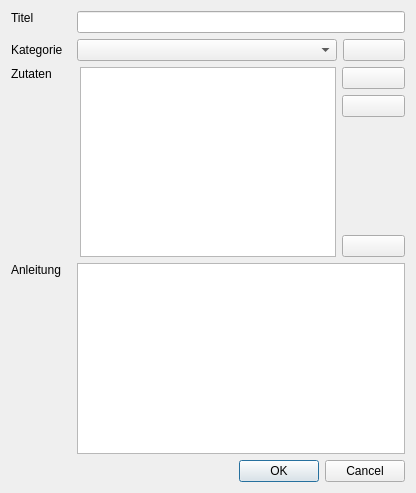
<?xml version="1.0" encoding="UTF-8"?>
<ui version="4.0">
 <class>Recipe_input</class>
 <widget class="QDialog" name="Recipe_input">
  <property name="geometry">
   <rect>
    <x>0</x>
    <y>0</y>
    <width>408</width>
    <height>493</height>
   </rect>
  </property>
  <property name="windowTitle">
   <string>Dialog</string>
  </property>
  <layout class="QVBoxLayout" name="verticalLayout_3">
   <item>
    <layout class="QVBoxLayout" name="verticalLayout_2">
     <item>
      <layout class="QHBoxLayout" name="horizontalLayout_5">
       <item alignment="Qt::AlignRight|Qt::AlignTop">
        <widget class="QLabel" name="label_3">
         <property name="minimumSize">
          <size>
           <width>60</width>
           <height>0</height>
          </size>
         </property>
         <property name="styleSheet">
          <string notr="true">qproperty-alignment: AlignCenter;</string>
         </property>
         <property name="text">
          <string>Titel</string>
         </property>
        </widget>
       </item>
       <item>
        <widget class="QLineEdit" name="lineEdit_titel"/>
       </item>
      </layout>
     </item>
     <item>
      <layout class="QHBoxLayout" name="horizontalLayout_3">
       <item>
        <widget class="QLabel" name="label_4">
         <property name="minimumSize">
          <size>
           <width>60</width>
           <height>0</height>
          </size>
         </property>
         <property name="styleSheet">
          <string notr="true">qproperty-alignment: AlignCenter;</string>
         </property>
         <property name="text">
          <string>Kategorie</string>
         </property>
        </widget>
       </item>
       <item>
        <widget class="QComboBox" name="comboBox">
         <property name="minimumSize">
          <size>
           <width>260</width>
           <height>0</height>
          </size>
         </property>
        </widget>
       </item>
       <item>
        <widget class="QPushButton" name="pushButton_add_category">
         <property name="minimumSize">
          <size>
           <width>62</width>
           <height>0</height>
          </size>
         </property>
         <property name="text">
          <string/>
         </property>
         <property name="icon">
          <iconset resource="myres.qrc">
           <normaloff>:/icons/icons/thin-0151_plus_add_new.png</normaloff>:/icons/icons/thin-0151_plus_add_new.png</iconset>
         </property>
        </widget>
       </item>
      </layout>
     </item>
     <item>
      <layout class="QVBoxLayout" name="verticalLayout_4"/>
     </item>
     <item>
      <layout class="QHBoxLayout" name="horizontalLayout_2">
       <item alignment="Qt::AlignTop">
        <widget class="QLabel" name="label">
         <property name="minimumSize">
          <size>
           <width>60</width>
           <height>0</height>
          </size>
         </property>
         <property name="styleSheet">
          <string notr="true">qproperty-alignment: AlignCenter;</string>
         </property>
         <property name="text">
          <string>Zutaten</string>
         </property>
        </widget>
       </item>
       <item>
        <widget class="QListView" name="listView">
         <property name="sizePolicy">
          <sizepolicy hsizetype="Minimum" vsizetype="Expanding">
           <horstretch>0</horstretch>
           <verstretch>0</verstretch>
          </sizepolicy>
         </property>
         <property name="minimumSize">
          <size>
           <width>250</width>
           <height>0</height>
          </size>
         </property>
        </widget>
       </item>
       <item>
        <layout class="QVBoxLayout" name="verticalLayout">
         <item>
          <widget class="QPushButton" name="pushButton_add_ingredient">
           <property name="text">
            <string/>
           </property>
           <property name="icon">
            <iconset resource="myres.qrc">
             <normaloff>:/icons/icons/thin-0001_compose_write_pencil_new.png</normaloff>:/icons/icons/thin-0001_compose_write_pencil_new.png</iconset>
           </property>
           <property name="shortcut">
            <string>+</string>
           </property>
          </widget>
         </item>
         <item>
          <widget class="QPushButton" name="pushButton_edit_ingredient">
           <property name="text">
            <string/>
           </property>
           <property name="icon">
            <iconset resource="myres.qrc">
             <normaloff>:/icons/icons/thin-0002_write_pencil_new_edit.png</normaloff>:/icons/icons/thin-0002_write_pencil_new_edit.png</iconset>
           </property>
           <property name="shortcut">
            <string>Backspace</string>
           </property>
          </widget>
         </item>
         <item>
          <spacer name="verticalSpacer">
           <property name="orientation">
            <enum>Qt::Vertical</enum>
           </property>
           <property name="sizeHint" stdset="0">
            <size>
             <width>20</width>
             <height>40</height>
            </size>
           </property>
          </spacer>
         </item>
         <item>
          <widget class="QPushButton" name="pushButton_delete_ingredient">
           <property name="text">
            <string/>
           </property>
           <property name="icon">
            <iconset resource="myres.qrc">
             <normaloff>:/icons/icons/thin-0056_bin_trash_recycle_delete_garbage_empty.png</normaloff>:/icons/icons/thin-0056_bin_trash_recycle_delete_garbage_empty.png</iconset>
           </property>
           <property name="shortcut">
            <string>Del</string>
           </property>
          </widget>
         </item>
        </layout>
       </item>
      </layout>
     </item>
     <item>
      <layout class="QHBoxLayout" name="horizontalLayout_4">
       <item alignment="Qt::AlignRight|Qt::AlignTop">
        <widget class="QLabel" name="label_2">
         <property name="minimumSize">
          <size>
           <width>60</width>
           <height>0</height>
          </size>
         </property>
         <property name="styleSheet">
          <string notr="true">qproperty-alignment: AlignCenter;</string>
         </property>
         <property name="text">
          <string>Anleitung</string>
         </property>
        </widget>
       </item>
       <item>
        <widget class="QPlainTextEdit" name="plainTextEdit"/>
       </item>
      </layout>
     </item>
    </layout>
   </item>
   <item>
    <widget class="QDialogButtonBox" name="buttonBox">
     <property name="orientation">
      <enum>Qt::Horizontal</enum>
     </property>
     <property name="standardButtons">
      <set>QDialogButtonBox::Cancel|QDialogButtonBox::Ok</set>
     </property>
    </widget>
   </item>
  </layout>
 </widget>
 <resources>
  <include location="myres.qrc"/>
 </resources>
 <connections>
  <connection>
   <sender>buttonBox</sender>
   <signal>accepted()</signal>
   <receiver>Recipe_input</receiver>
   <slot>accept()</slot>
   <hints>
    <hint type="sourcelabel">
     <x>224</x>
     <y>471</y>
    </hint>
    <hint type="destinationlabel">
     <x>157</x>
     <y>274</y>
    </hint>
   </hints>
  </connection>
  <connection>
   <sender>buttonBox</sender>
   <signal>rejected()</signal>
   <receiver>Recipe_input</receiver>
   <slot>reject()</slot>
   <hints>
    <hint type="sourcelabel">
     <x>292</x>
     <y>477</y>
    </hint>
    <hint type="destinationlabel">
     <x>286</x>
     <y>274</y>
    </hint>
   </hints>
  </connection>
 </connections>
</ui>
